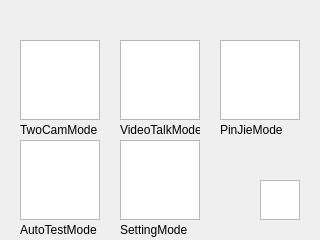
<?xml version="1.0" encoding="UTF-8"?>
<ui version="4.0">
 <class>LauncherWindow</class>
 <widget class="QDialog" name="LauncherWindow">
  <property name="geometry">
   <rect>
    <x>0</x>
    <y>0</y>
    <width>320</width>
    <height>240</height>
   </rect>
  </property>
  <property name="windowTitle">
   <string>Dialog</string>
  </property>
  <widget class="QGraphicsView" name="gv_twocam">
   <property name="geometry">
    <rect>
     <x>20</x>
     <y>40</y>
     <width>80</width>
     <height>80</height>
    </rect>
   </property>
  </widget>
  <widget class="QGraphicsView" name="gv_autotest">
   <property name="geometry">
    <rect>
     <x>20</x>
     <y>140</y>
     <width>80</width>
     <height>80</height>
    </rect>
   </property>
  </widget>
  <widget class="QGraphicsView" name="gv_setting">
   <property name="geometry">
    <rect>
     <x>120</x>
     <y>140</y>
     <width>80</width>
     <height>80</height>
    </rect>
   </property>
  </widget>
  <widget class="QGraphicsView" name="gv_videotalk">
   <property name="geometry">
    <rect>
     <x>120</x>
     <y>40</y>
     <width>80</width>
     <height>80</height>
    </rect>
   </property>
  </widget>
  <widget class="QGraphicsView" name="gv_shutdown">
   <property name="geometry">
    <rect>
     <x>260</x>
     <y>180</y>
     <width>40</width>
     <height>40</height>
    </rect>
   </property>
  </widget>
  <widget class="QGraphicsView" name="gv_mosaic">
   <property name="geometry">
    <rect>
     <x>220</x>
     <y>40</y>
     <width>80</width>
     <height>80</height>
    </rect>
   </property>
  </widget>
  <widget class="QLabel" name="tl_twocam">
   <property name="geometry">
    <rect>
     <x>20</x>
     <y>120</y>
     <width>80</width>
     <height>20</height>
    </rect>
   </property>
   <property name="text">
    <string>TwoCamMode</string>
   </property>
  </widget>
  <widget class="QLabel" name="tl_videotalk">
   <property name="geometry">
    <rect>
     <x>120</x>
     <y>120</y>
     <width>80</width>
     <height>20</height>
    </rect>
   </property>
   <property name="text">
    <string>VideoTalkMode</string>
   </property>
  </widget>
  <widget class="QLabel" name="tl_setting">
   <property name="geometry">
    <rect>
     <x>120</x>
     <y>220</y>
     <width>80</width>
     <height>20</height>
    </rect>
   </property>
   <property name="text">
    <string>SettingMode</string>
   </property>
  </widget>
  <widget class="QLabel" name="tl_autotest">
   <property name="geometry">
    <rect>
     <x>20</x>
     <y>220</y>
     <width>80</width>
     <height>20</height>
    </rect>
   </property>
   <property name="text">
    <string>AutoTestMode</string>
   </property>
  </widget>
  <widget class="QLabel" name="tl_pinjie">
   <property name="geometry">
    <rect>
     <x>220</x>
     <y>120</y>
     <width>80</width>
     <height>20</height>
    </rect>
   </property>
   <property name="text">
    <string>PinJieMode</string>
   </property>
  </widget>
 </widget>
 <resources/>
 <connections/>
</ui>
